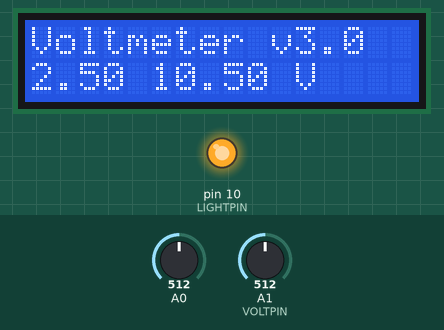
Recording of a sketch running on a simulated Arduino Uno, built with avr-gcc and run on an emulated ATmega328P. On the bench: 16×2 character LCD, output pins drawn as LEDs (lit = HIGH). The inputs (shaded band) are chosen by the test bench; at power-on: A1 (VOLTPIN) = 512, A0 = 512. What the sketch prints to the serial monitor is not drawn.

Above: at 1.2 s.
1.3 s: A1 (VOLTPIN) set to 370
At 2.6 s:
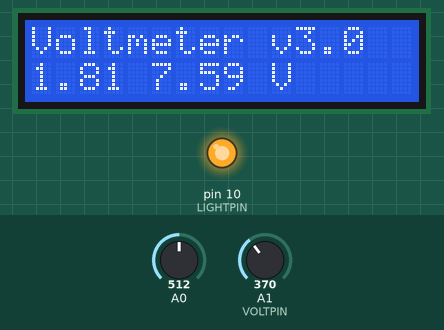
2.8 s: A0 set to 393
5.8 s: A0 set to 369
At 6.4 s:
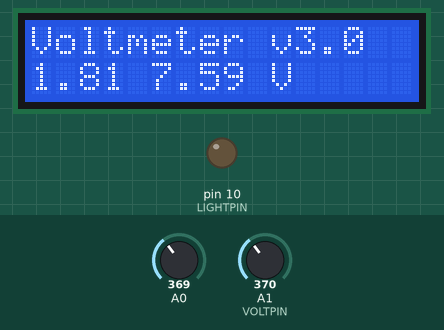
7.3 s: A1 (VOLTPIN) set to 511
At 8.6 s:
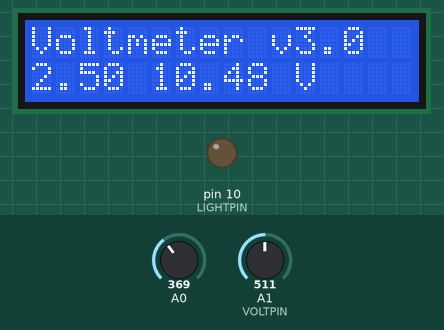
8.8 s: A1 (VOLTPIN) set to 40
At 10.1 s:
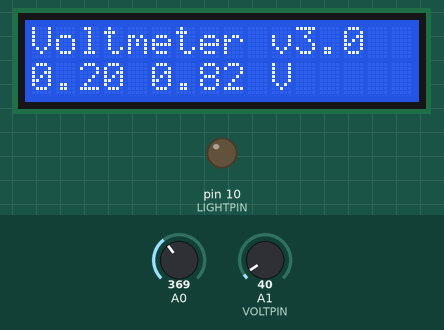
10.3 s: A1 (VOLTPIN) set to 0
At 11.8 s:
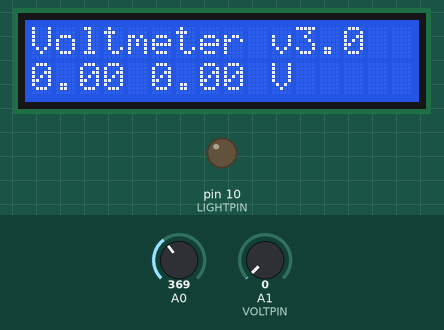
Timing chart, 0 to 12.8 s (numbered marks = the images above; inputs shaded):
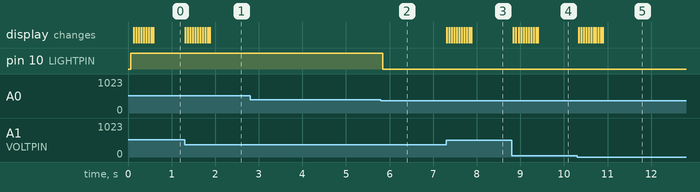

Measured:
- the behaviour switches between 380 and 379 on A0 (found by bisection; images 1 and 2)
- after the input at 1.3 s, the display: first changes at once (image 1 shows a later state)
- after the input at 2.8 s, every drawn part: stays the same
- after the input at 5.8 s, pin 10 (LIGHTPIN): HIGH → LOW after 0.05 s
- after the input at 7.3 s, the display: first changes at once (image 3 shows a later state)
- after the input at 8.8 s, the display: first changes at once (image 4 shows a later state)
- after the input at 10.3 s, the display: first changes at once (image 5 shows a later state)

The sketch:

Voltmeter3.ino
```cpp
/*************************************************************************************
 *
 * Based on the LCDButton test sketch but modified to read up to 21V on pin A1
 * v1 just reads voltage and displays on screen
 * v2 turn LCD backlight on/off
 * v3 add averaging for volt readings
 *
 **************************************************************************************/

#include <LiquidCrystal.h>

LiquidCrystal lcd(8, 9, 4, 5, 6, 7);           // select the pins used on the LCD panel
const int LIGHTPIN = 10; // pin 10 controls the backlight

// define some values used by the panel and buttons
int lcd_key     = 0;
int adc_key_in  = 0;
boolean lightOn = true;  // keep track of whether the LCD light is on or off

#define btnRIGHT  0
#define btnUP     1
#define btnDOWN   2
#define btnLEFT   3
#define btnSELECT 4
#define btnNONE   5

int read_LCD_buttons(){               // read the buttons
  adc_key_in = analogRead(0);       // read the value from the sensor

  // my buttons when read are centered at these valies: 0, 144, 329, 504, 741
  // we add approx 50 to those values and check to see if we are close
  // We make this the 1st option for speed reasons since it will be the most likely result

  if (adc_key_in > 1000) return btnNONE;

  // For V1.1 us this threshold
  /*
    if (adc_key_in < 50)   return btnRIGHT;
   if (adc_key_in < 250)  return btnUP;
   if (adc_key_in < 450)  return btnDOWN;
   if (adc_key_in < 650)  return btnLEFT;
   if (adc_key_in < 850)  return btnSELECT;
   */

  // For V1.0 comment the other threshold and use the one below:
  if (adc_key_in < 50)   return btnRIGHT;
  if (adc_key_in < 195)  return btnUP;
  if (adc_key_in < 380)  return btnDOWN;
  if (adc_key_in < 555)  return btnLEFT;
  if (adc_key_in < 790)  return btnSELECT;

  return btnNONE;                // when all others fail, return this.
}


const int VOLTPIN = 1;  // Analog volt read pin
const float VOLT_CALIBRATION = 0.993; // calibration factor for correcting voltage around the 12-13V range
const int NUM_VOLT_READINGS = 10; // number of volt readings to average over

int voltReadings[NUM_VOLT_READINGS]; // array to hold volt readings
int voltIndex = 0; // index of the current reading
int voltTotal = 0; // total of all the volt readings
float voltAverage = 0.0; // average volt readings

// Variables for voltage divider
float denominator;
// actual resistor values for voltage divider, measured by multimeter
int resistor1 = 14890; // nominal 15000
int resistor2 = 4610; // nominal 4700;

void setup(){
  Serial.begin(9600);
  analogReference(DEFAULT);

  //  Convert resistor values to division value
  //  R2 / (R1 + R2)
  denominator = (float)resistor2 / (resistor1 + resistor2);

  // initialise the volt readings to 0
  for ( int thisReading = 0; thisReading < NUM_VOLT_READINGS; thisReading++ ) {
    voltReadings[thisReading] = 0;
  }

  lcd.begin(16, 2);               // start the library
  lcd.setCursor(0,0);             // set the LCD cursor   position
  lcd.print("Voltmeter v3.0");   // print title message


}

void loop(){
  lcd_key = read_LCD_buttons();   // read the buttons

    switch (lcd_key) {               // depending on which button was pushed, we perform an action

  case btnRIGHT:
    {             //  push button "RIGHT" and show the word on the screen
      break;
    }
  case btnLEFT:
    {
      break;
    }
  case btnUP:
    {
      lightOn = true;  // turn backlight on
      break;
    }
  case btnDOWN:
    {
      lightOn = false;  // turn backlight off
      break;
    }
  case btnSELECT:
    {
      break;
    }
  case btnNONE:
    {
      break;
    }
  }
  if ( lightOn ) {
    analogWrite(LIGHTPIN,255); // turn light on
  }
  else {
    analogWrite(LIGHTPIN,0); // turn light off
  }

  lcd.setCursor(0,1);             // move to the begining of the second line

  // do the voltage readings and average calculation

  voltTotal -= voltReadings[voltIndex]; // subtract the last volt reading
  voltReadings[voltIndex] = analogRead(VOLTPIN); // read the volt pin into index location
  voltTotal += voltReadings[voltIndex]; // add the new volt reading to the total
  voltIndex++; // increment the volt index
  // reset the volt index if at the end of the array
  if ( voltIndex >= NUM_VOLT_READINGS ) {
    voltIndex = 0;
  }

  voltAverage = voltTotal / NUM_VOLT_READINGS; // calculate the average

  Serial.print("pin value=");
  Serial.print(voltAverage);

  // Convert to actual voltage (0 - 5 Vdc)
  voltAverage = (voltAverage / 1024.0) * 5.0; // scale to 0 - 5 V range
  //  voltage = (voltage / 1024) * 4.2;  // use 4.2 as it's 21Vmax / 5

  // print pin voltage
  lcd.print(voltAverage);
  lcd.print(" ");

  Serial.print(" pin voltage=");
  Serial.print(voltAverage);


  //Convert to voltage before divider
  //  Divide by divider = multiply
  //  Divide by 1/5 = multiply by 5
  voltAverage = voltAverage / denominator * VOLT_CALIBRATION;

  Serial.print(" divided voltage=");
  Serial.println(voltAverage);


  // print divided voltage
  lcd.print(voltAverage);
  lcd.print(" V ");

  //Delay to make serial out readable
  delay(10);

}
```
